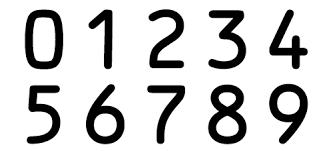
#> input picture Imagenes/descarga.png, 333 x 151 px
$ python OCRTraining.py   (Python 2 division)   (older library calls are emulated)
#> lines starting #> are read from the running program, lines starting #| are printed output that depends on the picture; after the words box and inside, x2 and y2 are one past the last pixel; in counts of white or black regions, pixels touching at a corner belong together
import sys

import numpy as np
import cv2

im = cv2.imread('../Imagenes/descarga.png')
#> im is the input picture: shape (151, 333, 3); min 0, max 255, mean 208.1
# im = cv2.imread('./Imagenes/imagen.png')
im3 = im.copy()

gray = cv2.cvtColor(im, cv2.COLOR_BGR2GRAY)
blur = cv2.GaussianBlur(gray, (5, 5), 0)
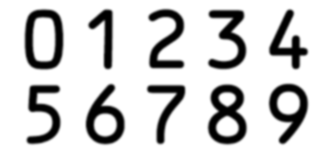
#> blur: shape (151, 333); min 0, max 255, mean 208.1
thresh = cv2.adaptiveThreshold(blur, 255, 1, 1, 11, 2)
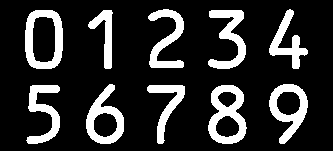
#> thresh: shape (151, 333); 18.3% white; 10 white regions

#################      Now finding Contours         ###################
image, contours, hierarchy = cv2.findContours(thresh.copy(), cv2.RETR_LIST, cv2.CHAIN_APPROX_SIMPLE)
#> contours = 15 contours; largest, box (x1, y1, x2, y2) and area: (25, 10, 63, 69) 1932, (208, 85, 247, 144) 1682, (269, 84, 308, 144) 1355, (86, 84, 124, 144) 1346, (32, 16, 56, 63) 964
# contours,hierarchy = cv2.findContours(thresh,cv2.RETR_LIST,cv2.CHAIN_APPROX_SIMPLE)

samples = np.empty((0, 100))
crops = []
j = 0
for cnt in contours:
    if cv2.contourArea(cnt) > 50:
        [x, y, w, h] = cv2.boundingRect(cnt)

        if h > 28:
            cv2.rectangle(im, (x, y), (x + w, y + h), (0, 0, 255), 2)
            roi = thresh[y:y + h, x:x + w]
            roismall = cv2.resize(roi, (10, 10))
            cv2.imshow('norm', roi)
            crops.append(roi)
            key = cv2.waitKey(0);
#> this loop made 15 passes; (key Esc is pressed on pass 5)
#> (x, y, w, h) on passes 1 to 12: (215, 115, 25, 23), (93, 112, 25, 26), (276, 91, 25, 25), (217, 91, 20, 17), (208, 85, 39, 59), (147, 85, 38, 59), (26, 85, 34, 59), (269, 84, 39, 60), (86, 84, 38, 60), (32, 16, 24, 47), (208, 10, 38, 59), (88, 10, 25, 59)
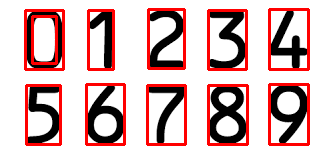
#> im: shape (151, 333, 3); 12.18% of pixels changed, all inside (x1, y1, x2, y2) = (24, 8, 310, 146)
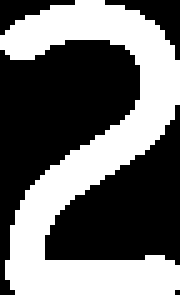
#> roi: shape (59, 36) (shown 5 times larger); 42.7% white; 1 white region, box (x1, y1, x2, y2) and area: (0, 0, 36, 59) 906
#> after the loop, crops = 11 items
            # [7 lines of commented-out code are left out]

x = 0  # largo
y = 0  # alto

for i in crops:
    x += len(i[0])
    y += len(i)
#> this loop made 11 passes
#> (x, y) on passes 1 to 11: (39, 59), (77, 118), (111, 177), (150, 237), (188, 297), (212, 344), (250, 403), (275, 462), (313, 521), (352, 581), (388, 640)
#> after the loop, x = 388; y = 640

j = 0
x = x / len(crops)
#> x = 35
y = y / len(crops)
#> y = 58
for i in crops:
    print  len(i[0]), len(i)
    if ((len(i[0]) >= x and len(i[0]) <= x + (x * 0.25)) or (len(i) >= y and len(i) <= y + (y * 0.25))):
        cv2.imwrite('./crops/' + str(j) + '.png', i)
        j += 1
#> this loop made 11 passes
#| 39 59
#| 38 59
#| 34 59
#| 39 60
#| 38 60
#| 24 47
#| 38 59
#| 25 59
#> (further printed lines are left out)
#> pass 1, `cv2.imwrite('./crops/' + str(j) + '.png', i)`:
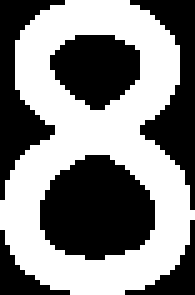
#> saved as 0.png: shape (59, 39) (shown 5 times larger); 52.2% white; 6 black regions, box (x1, y1, x2, y2) and area: (8, 31, 31, 52) 365, (26, 0, 39, 42) 216, (0, 0, 13, 40) 199, (10, 7, 28, 22) 196, (25, 44, 39, 59) 63, (0, 46, 14, 59) 61
#> pass 2, `cv2.imwrite('./crops/' + str(j) + '.png', i)`:
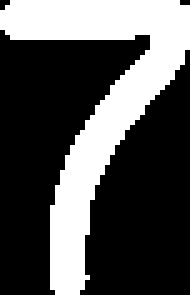
#> saved as 1.png: shape (59, 38) (shown 5 times larger); 32.4% white; 1 white region, box (x1, y1, x2, y2) and area: (0, 0, 38, 59) 727
#> after the loop, j = 10
print "-----------------------"
print x, y
#| 35 58
# print y, y+(y*0.5)

cv2.waitKey(0);
# [6 lines of commented-out code are left out]

$ run again, with Imagenes/imagen.png copied over Imagenes/descarga.png
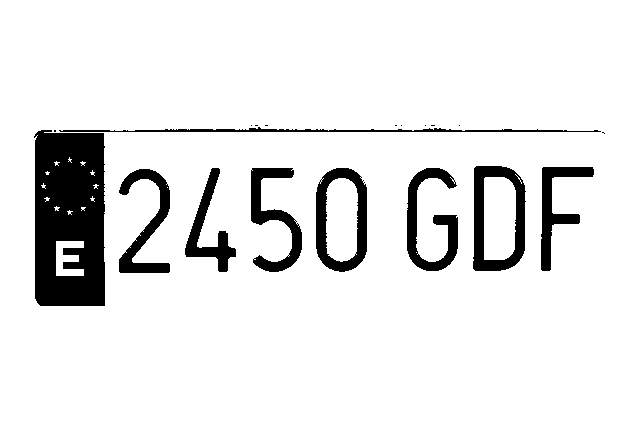
#> input picture Imagenes/imagen.png, 640 x 434 px
#> im is the input picture: shape (434, 640, 3); 90.4% white; 19 black regions (10 under 20 px), largest, box (x1, y1, x2, y2) and area: (34, 130, 105, 306) 11188, (473, 166, 526, 271) 2533, (316, 168, 367, 272) 2318
#> `thresh = cv2.adaptiveThreshold(blur, 255, 1, 1, 11, 2)`:
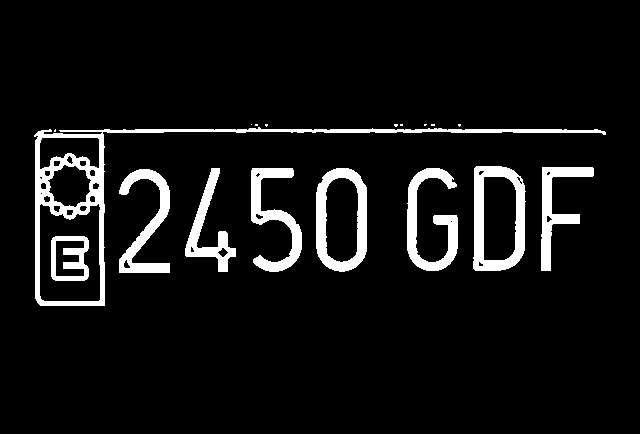
#> thresh: shape (434, 640); 7.5% white; 18 white regions (9 under 20 px)
#> contours = 50 contours, 19 with area under 20; largest, box (x1, y1, x2, y2) and area: (34, 127, 606, 306) 13012, (39, 203, 101, 302) 5404, (473, 166, 526, 271) 4931, (316, 168, 367, 272) 4585, (483, 176, 517, 261) 2629
#> the loop `for cnt in contours:` made 50 passes; (key Esc is pressed on pass 5)
#> (x, y, w, h) on passes 3, 5, 6, 13, 20, 22, 29, 30: (217, 247, 12, 11), (55, 240, 30, 37), (51, 236, 38, 45), (39, 203, 62, 99), (325, 177, 34, 86), (483, 176, 34, 85), (119, 169, 51, 104), (407, 168, 51, 103)
#> after the loop `for cnt in contours:`:
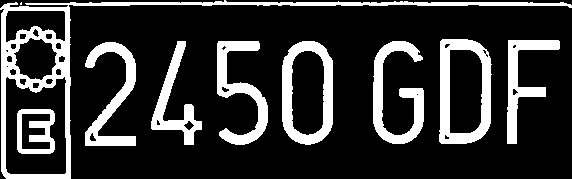
#> roi: shape (179, 572); 20.3% white; 10 white regions (1 under 20 px), largest, box (x1, y1, x2, y2) and area: (0, 0, 572, 179) 5688, (439, 39, 492, 144) 2511, (282, 41, 333, 145) 2309
#> after the loop `for cnt in contours:`: crops = 15 items
#> the loop `for i in crops:` made 15 passes
#> (x, y) on passes 1 to 8: (30, 37), (68, 82), (130, 181), (164, 267), (198, 352), (249, 456), (300, 559), (351, 663)
#> after the loop `for i in crops:`: x = 1237; y = 1336
#> `x = x / len(crops)`: x = 82
#> `y = y / len(crops)`: y = 89
#> the loop `for i in crops:` made 15 passes
#| 30 37
#| 38 45
#| 62 99
#| 34 86
#| 34 85
#> (further printed lines are left out)
#> after the loop `for i in crops:`: j = 8
#| 82 89

$ run again, with Imagenes/ab.png copied over Imagenes/descarga.png
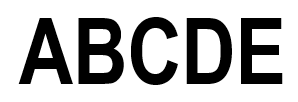
#> input picture Imagenes/ab.png, 298 x 102 px
#> im is the input picture: shape (102, 298, 3); min 0, max 255, mean 184
#> `thresh = cv2.adaptiveThreshold(blur, 255, 1, 1, 11, 2)`:
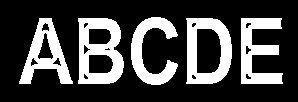
#> thresh: shape (102, 298); 26.8% white; 5 white regions
#> contours = 21 contours, 5 with area under 20; largest, box (x1, y1, x2, y2) and area: (186, 18, 232, 84) 2603, (78, 18, 124, 84) 2586, (19, 18, 73, 84) 1665, (241, 18, 283, 84) 1491, (131, 17, 178, 85) 1292
#> the loop `for cnt in contours:` made 21 passes; (key Esc is pressed on pass 11)
#> (x, y, w, h) on passes 6, 10, 11, 12, 17, 18, 19, 20: (88, 54, 26, 20), (37, 32, 17, 28), (196, 28, 26, 46), (88, 28, 24, 17), (241, 18, 42, 66), (186, 18, 46, 66), (78, 18, 46, 66), (19, 18, 54, 66)
#> after the loop `for cnt in contours:`: crops = 6 items
#> the loop `for i in crops:` made 6 passes
#> (x, y) on passes 1 to 6: (26, 46), (68, 112), (114, 178), (160, 244), (214, 310), (261, 378)
#> after the loop `for i in crops:`: x = 261; y = 378
#> `x = x / len(crops)`: x = 43
#> `y = y / len(crops)`: y = 63
#> the loop `for i in crops:` made 6 passes
#| 26 46
#| 42 66
#| 46 66
#| 46 66
#| 54 66
#> (further printed lines are left out)
#> pass 2, `cv2.imwrite('./crops/' + str(j) + '.png', i)`:
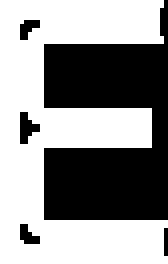
#> saved as 0.png: shape (66, 42) (shown 4 times larger); 57.6% white; 5 black regions (3 under 20 px), largest, box (x1, y1, x2, y2) and area: (11, 0, 42, 55) 1112, (5, 28, 10, 36) 24
#> after the loop `for i in crops:`: j = 5
#| 43 63
